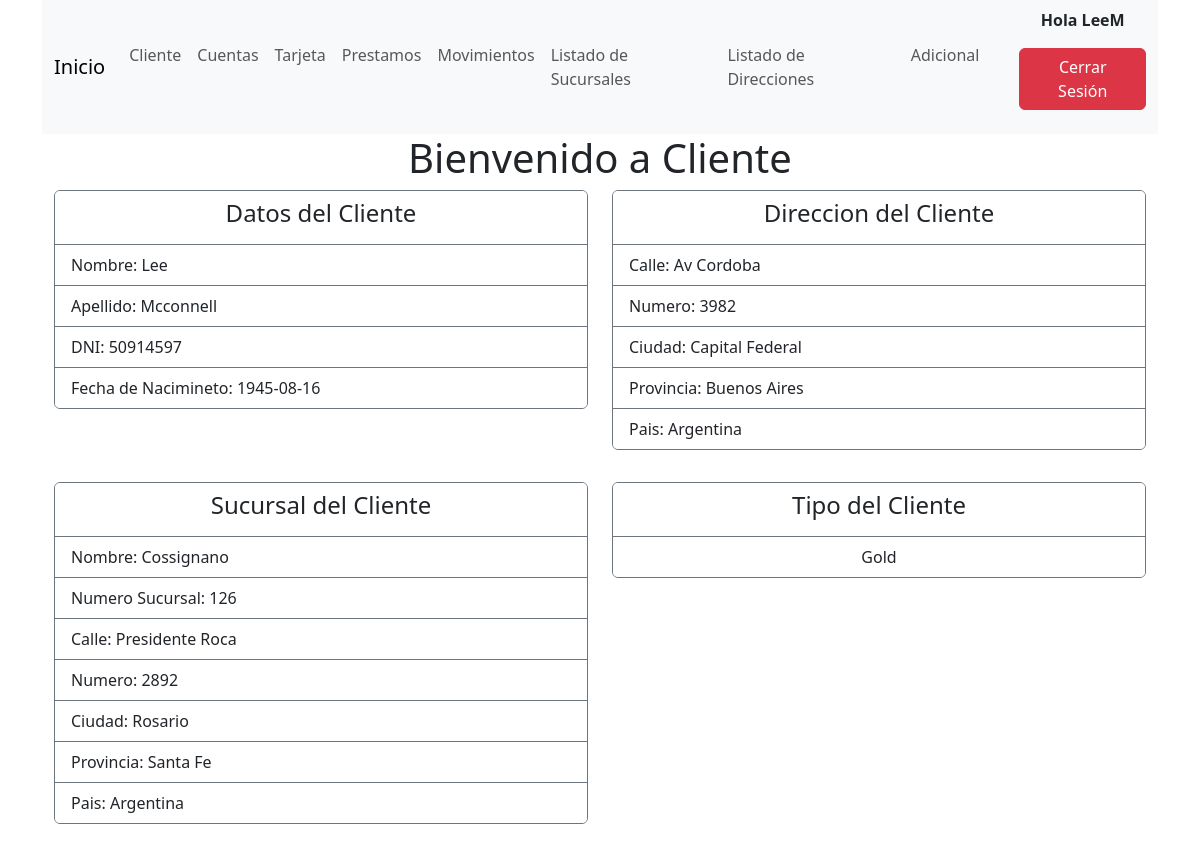
/cliente/ (signed in), run on the app's committed database.
### Login/models.py (models this page shows)
class CustomUser(AbstractUser):
    customer_DNI_id = models.CharField(null=True, blank=True, max_length=10)

### Clientes/models.py (models this page shows)
class Cliente(models.Model):
    customer_id = models.AutoField(primary_key=True)
    customer_name = models.TextField()
    customer_surname = models.TextField()  # This field type is a guess.
    customer_DNI = models.OneToOneField("Login.CustomUser", on_delete=models.CASCADE, null=True)  # Field name made lowercase.
    dob = models.TextField(blank=True, null=True)
    branch = models.ForeignKey("Sucursal", on_delete=models.CASCADE)
    direccion = models.ForeignKey("Direcciones", on_delete=models.CASCADE)
    tipo_cliente = models.ForeignKey("TipoCliente", on_delete=models.CASCADE)
    class Meta:
        managed = False
        db_table = 'cliente'

class Direcciones(models.Model):
    direccion_id = models.AutoField(primary_key=True)
    calle = models.TextField()
    numero = models.IntegerField()
    ciudad = models.TextField()
    provincia = models.TextField()
    pais = models.TextField()
    class Meta:
        managed = False
        db_table = 'direcciones'

class Sucursal(models.Model):
    branch_id = models.AutoField(primary_key=True)
    branch_number = models.BinaryField()
    branch_name = models.TextField()
    direccion = models.ForeignKey("Direcciones", on_delete=models.CASCADE)
    class Meta:
        managed = False
        db_table = 'sucursal'

class TipoCliente(models.Model):
    tipo_cliente_id = models.AutoField(primary_key=True, blank=True, null=False)
    tipo_name = models.TextField()
    class Meta:
        managed = False
        db_table = 'tipo_cliente'

### Clientes/views.py (the view)
# urls.py: path('cliente/',ClientesView,name='Cliente'),
@login_required
def ClientesView(request):
    direcciones = Direcciones.objects.all()
    suscursal = Sucursal.objects.all()
    tipo_cliente = TipoCliente.objects.all()
    cliente = Cliente
    return render(request,'cliente.html',{'direcciones':direcciones,'cliente':cliente,'sucursal':suscursal,'tipo_cliente':tipo_cliente})

### Clientes/templates/cliente.html (shortened to what this page needs)
{% extends 'home.html'%}
{% block h1%}Cliente{% endblock %}
{% block content%}
<main class="container pt-2">
    <article class="row row-cols-1 row-cols-md-2 g-4 col-18 listado pt-2">
        <section class="col-5 mt-2 mb-4">
            <section class="card border-secondary ">
                <ul class="list-group list-group-flush">
                    <li class="list-group-item border-secondary text-center text-dark">
                        <h4>Datos del Cliente</h4>
                    </li>
                    {% if user.cliente.customer_name == user.first_name %}
                        <li class="list-group-item border-secondary text-dark">Nombre: {{user.cliente.customer_name}}</li>
                        <li class="list-group-item border-secondary text-dark">Apellido: {{user.cliente.customer_surname}}
                        </li>
                        <li class="list-group-item border-secondary text-dark">DNI: {{user.customer_DNI_id}}
                        </li>
                        <li class="list-group-item border-secondary text-dark">Fecha de Nacimineto: {{user.cliente.dob}}</li>
                    {% else %}
                        <li class="list-group-item border-secondary text-danger">El Usuario <strong>{{user.username}}</strong> No tiene datos registrados</li>
                    {% endif %}
                </ul>
            </section>
        </section>
        <section class="col-5 mt-2 mb-4">
            <section class="card border-secondary ">
                <ul class="list-group list-group-flush">
                    <li class="list-group-item border-secondary text-center text-dark">
                        <h4>Direccion del Cliente</h4>
                    </li>
                    {% if user.cliente.customer_name == user.first_name %}
                        {%for direcciones in direcciones%}
                            {% if direcciones.direccion_id == user.cliente.direccion_id %}
                                <li class="list-group-item border-secondary text-dark">Calle: {{direcciones.calle}}</li>
                                <li class="list-group-item border-secondary text-dark">Numero: {{direcciones.numero}}</li>
                                <li class="list-group-item border-secondary text-dark">Ciudad: {{direcciones.ciudad}}
                                </li>
                                <li class="list-group-item border-secondary text-dark">Provincia: {{direcciones.provincia}}</li>
                                <li class="list-group-item border-secondary text-dark">Pais: {{direcciones.pais}}</li>
                            {% endif %}
                        {% endfor %}
                    {% else %}
                    <li class="list-group-item border-secondary text-danger">El Usuario <strong>{{user.username}}</strong> No tiene datos registrados</li>
                    {% endif %}
                </ul>
            </section>
        </section>
        <section class="col-5 mt-2 mb-4">
            <section class="card border-secondary ">
                <ul class="list-group list-group-flush">
                    <li class="list-group-item border-secondary text-center text-dark">
                        <h4>Sucursal del Cliente</h4>
                    </li>
                    {% if user.cliente.customer_name == user.first_name %}
                        {%for sucursal in sucursal%}
                            {% if sucursal.branch_id == user.cliente.branch_id %}
                                <li class="list-group-item border-secondary text-dark">Nombre: {{sucursal.branch_name}}</li>
                                <li class="list-group-item border-secondary text-dark">Numero Sucursal: {{sucursal.branch_number}}
                                </li>
                                {%for direcciones in direcciones%}
                                    {% if direcciones.direccion_id == sucursal.direccion_id %}
                                        <li class="list-group-item border-secondary text-dark">Calle: {{direcciones.calle}}</li>
                                        <li class="list-group-item border-secondary text-dark">Numero: {{direcciones.numero}}</li>
                                        <li class="list-group-item border-secondary text-dark">Ciudad: {{direcciones.ciudad}}
                                        </li>
                                        <li class="list-group-item border-secondary text-dark">Provincia: {{direcciones.provincia}}</li>
                                        <li class="list-group-item border-secondary text-dark">Pais: {{direcciones.pais}}</li>
                                    {% endif %}
                                {% endfor %}
                            {% endif %}
                        {% endfor %}
                    {% else %}
                        <li class="list-group-item border-secondary text-danger">El Usuario <strong>{{user.username}}</strong> No tiene datos registrados</li>
                    {% endif %}
                </ul>
            </section>
        </section>
    <section class="col-5 mt-2 mb-4">
        <section class="card border-secondary ">
            <ul class="list-group list-group-flush">
                <li class="list-group-item border-secondary text-center text-dark">
                    <h4>Tipo del Cliente</h4>
                </li>
                {% if user.cliente.customer_name == user.first_name %}
                    {%for tipo_cliente in tipo_cliente%}
                        {% if tipo_cliente.tipo_cliente_id == user.cliente.tipo_cliente_id %}
                            <li class="list-group-item border-secondary text-center">{{tipo_cliente.tipo_name}}</li>
                        {% endif %}
                    {% endfor %}
                {% else %}
                    <li class="list-group-item border-secondary text-danger">El Usuario <strong>{{user.username}}</strong> No tiene datos registrados</li>
                {% endif %}
            </ul>
        </section>
    </section>
    </article>
</main>
{%endblock%}

### Login/templates/home.html (shortened to what this page needs)
<!DOCTYPE html>
<html lang="es">
<head>
    <link href="https://cdn.jsdelivr.net/npm/bootstrap@5.3.2/dist/css/bootstrap.min.css" rel="stylesheet"
>
</head>
<body>
    <main class="container">
        <nav class="navbar navbar-expand-lg bg-body-tertiary">
            <div class="container-fluid">
                <a class="navbar-brand" href="{% url 'home' %}">Inicio</a>
                <div class="collapse navbar-collapse" id="navbarNav">
                    <ul class="navbar-nav">
                        <li class="nav-item">
                            <a class="nav-link" aria-current="page" href="{% url 'Cliente' %}">Cliente</a>
                        </li>
                        <li class="nav-item ">
                            <a class="nav-link" href="{% url 'Cuentas' %}">Cuentas</a>
                        </li>
                        <li class="nav-item">
                            <a class="nav-link" href="{% url 'tarjetas' %}">Tarjeta</a>
                        </li>
                        <li class="nav-item ">
                            <a class="nav-link" href="{% url 'Prestamos' %}">Prestamos</a>
                        </li>
                        <li class="nav-item ">
                            <a class="nav-link" href="{% url 'Movimientos' %}">Movimientos</a>
                        </li>
                        <li class="nav-item ">
                            <a class="nav-link" href="http://localhost:5173/BranchList">Listado de Sucursales</a>
                        </li>
                        <li class="nav-item ">
                            <a class="nav-link" href="http://localhost:5173/DireccionesList">Listado de Direcciones</a>
                        </li>
                        <li class="nav-item ">
                            <a class="nav-link" href="http://localhost:5173/ClientesPage">Adicional</a>
                        </li>
                    </ul>
                </div>
                <ul class="justify-content-end ">
                    {% if user.is_authenticated %}
                    <p class="text-center"><b> Hola {{user.username }}</b></p>
                    <a class="btn btn-danger" role="button" href="{% url 'logout' %}">Cerrar Sesión</a>
                    {% else %}
                    <a class="btn btn-primary " role="button" href="{% url 'login' %}">Iniciar Sesión</a>
                    <a class="btn btn-secondary" role="button" href="{% url 'register'%}">Registrar</a>
                    {% endif %}
                </ul>
            </div>
        </nav>
        {% if user.is_authenticated %}
        <h1 class="text-center">Bienvenido a {% block h1%}HomeBanking{% endblock %}</h1>
        {% endif %}
        {% block content%}
        {%endblock%}
</body>
</html>

### data on the page
CustomUser: username "LeeM", cliente.customer_name "Lee", cliente.customer_surname "Mcconnell", customer_DNI_id "50914597", cliente.dob "1945-08-16"
Direcciones: calle "Av Cordoba", numero "3982", ciudad "Capital Federal", provincia "Buenos Aires", pais "Argentina"
Sucursal: branch_name "Cossignano", branch_number "126"
Direcciones: calle "Presidente Roca", numero "2892", ciudad "Rosario", provincia "Santa Fe", pais "Argentina"
TipoCliente: tipo_name "Gold"
